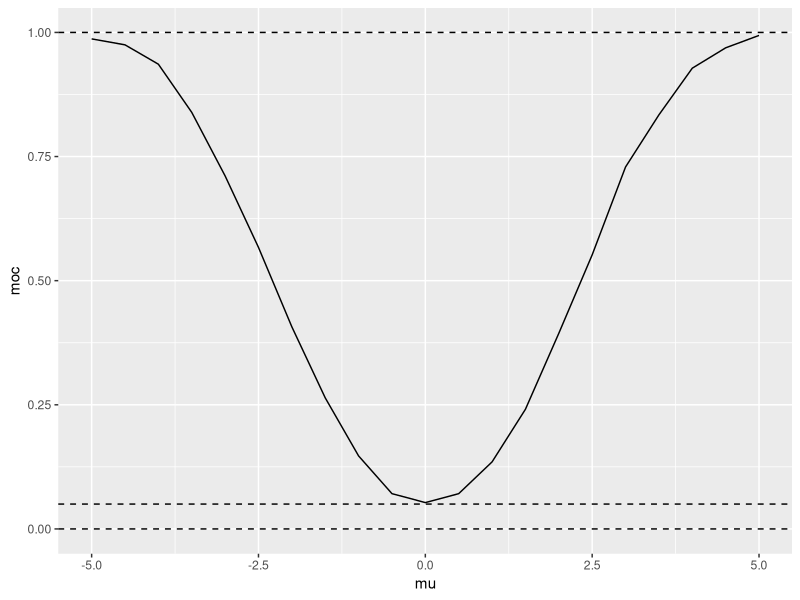
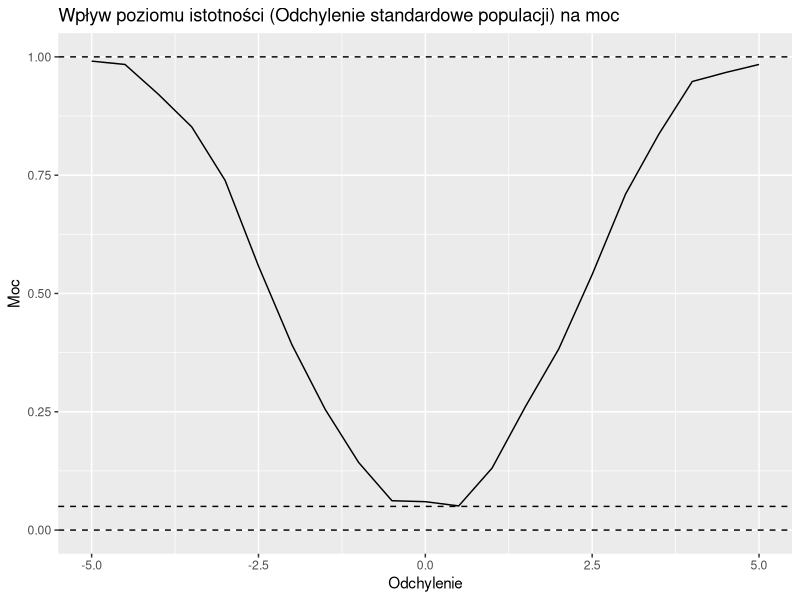
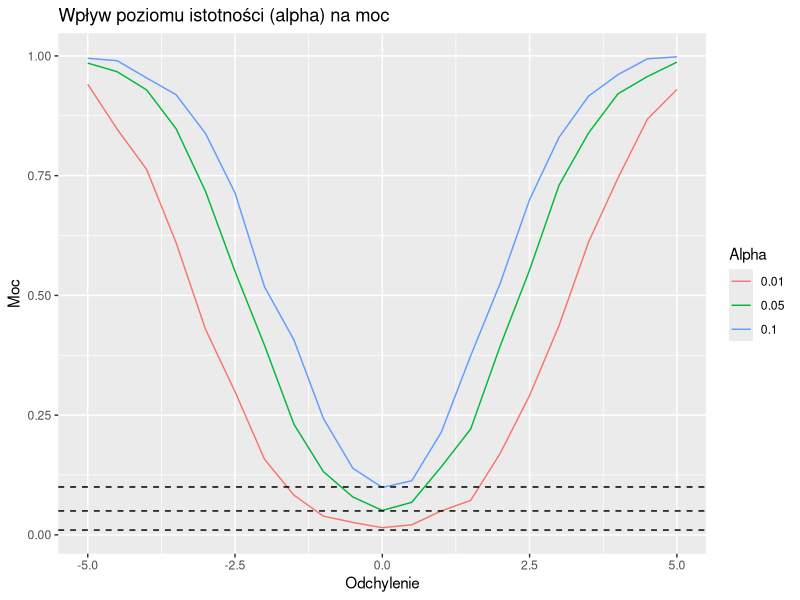
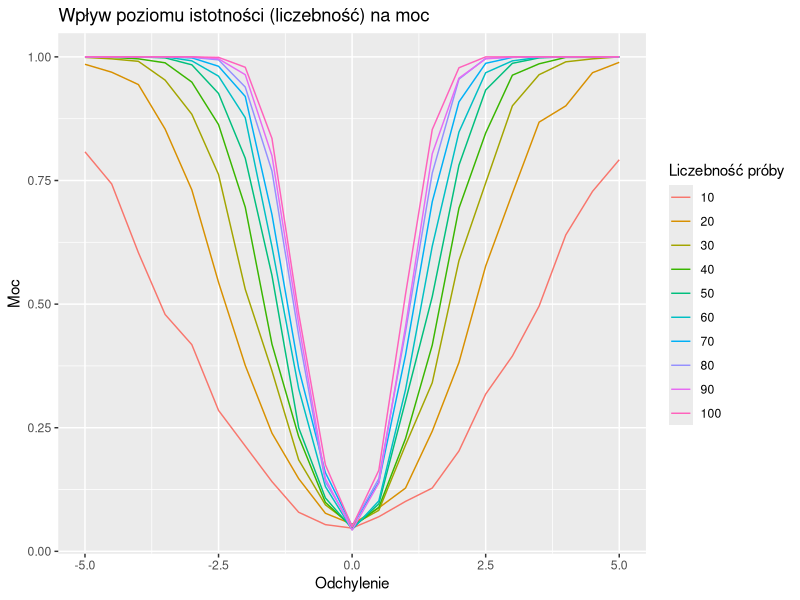
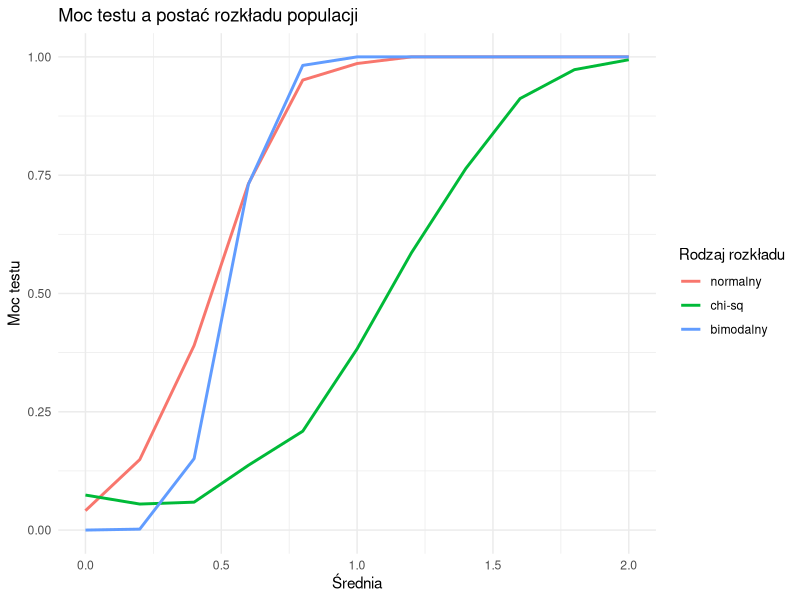
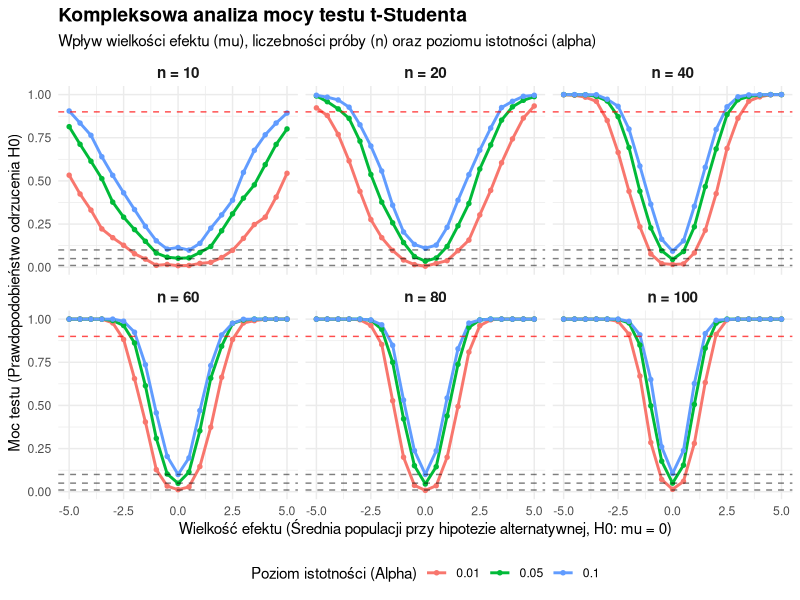

The R script that drew these images, in order:
proba = rnorm(20, 0, 5)
t.test(proba)$p.value < 0.05

# tysiac razy wykonany test
sapply(1:1000, function(i) t.test(rnorm(20, 1, 5))$p.value < 0.05) |> mean()

# 0.139 - bardzo mala szansa wystapienia, slaby wynik to sie nie wydarzy
# w tylu procentach odrzucamy hip zerowa na rzecz hipotezyalternatywnej

moc_fun <- function(mu) {
  sapply(
    1:1000, 
    function(i) t.test(rnorm(20, mu, 5))$p.value < 0.05
    ) |> mean()
}

mu_seq = seq(-5, 5, by=0.5) #ciag liczb od -5 do 5 co pol wartosci

library(ggplot2)

# analiza mocy testu w zaleznosci od wielkosci efektu
data.frame(mu = mu_seq,
           moc = sapply(mu_seq, moc_fun)
) |> ggplot(aes(x=mu, y=moc)) + 
  geom_line() +
  geom_hline(yintercept = c(0, 0.05, 1), lty=2)
  


# =============================================
# Zadanie
# =============================================

library(ggplot2)
set.seed(123)



# 1. Analiza Mocy Testu

m_fun <- function(mu) {
  sapply(
    1:1000, 
    function(i) t.test(rnorm(20, mu, 5))$p.value < 0.05
  ) |> mean()
}

mu_seq = seq(-5, 5, by=0.5) 

df_mu <- data.frame(mu = mu_seq,
                    moc = sapply(mu_seq, m_fun)
) 

df_mu |> ggplot(aes(x=mu, y=moc)) + 
  geom_line() +
  geom_hline(yintercept = c(0, 0.05, 1), lty=2) + 
  labs(title = "Wpływ poziomu istotności (Odchylenie standardowe populacji) na moc", 
       x = "Odchylenie", 
       y = "Moc", 
       color = "Odchylenie")




# 2. Wpływ poziomu istotności (α)

a_fun <- function(a, mu) {
  sapply(
    1:1000, 
    function(i) t.test(rnorm(20, mu, 5), mu=0)$p.value < a
  ) |> mean()
}

a_seq <- c(0.01, 0.05, 0.1)
mu_seq = seq(-5, 5, by=0.5) 

df_a <- expand.grid(mu=mu_seq, a=a_seq)
df_a$a_test <- mapply(a_fun, df_a$a, df_a$mu)

ggplot(df_a, aes(x=mu, y=a_test, color=as.factor(a))) +
  geom_line() +
  geom_hline(yintercept = a_seq, lty=2) +
  labs(title = "Wpływ poziomu istotności (alpha) na moc", 
       x = "Odchylenie", 
       y = "Moc", 
       color = "Alpha")





# 3. Wpływ liczebności próby (n)

n_fun <- function(n, mu) {
  sapply(
    1:1000, 
    function(i) t.test(rnorm(n, mu, 5), mu=0)$p.value < 0.05
  ) |> mean()
}

n_seq = seq(10, 100, by=10)
mu_seq = seq(-5, 5, by=0.5) 

df_n <- expand.grid(mu=mu_seq, n=n_seq)
df_n$n_test <- mapply(n_fun, df_n$n, df_n$mu)

ggplot(df_n, aes(x=mu, y=n_test, color=as.factor(n))) +
  geom_line() +
  labs(title = "Wpływ poziomu istotności (liczebność) na moc", 
       x = "Odchylenie", 
       y = "Moc", 
       color = "Liczebność próby")





# 4. Niespełnienie założeń testu

r_fun <- function(mu, rozklad) {
  sapply(1:1000, function(i) {
    dane <- switch(as.character(rozklad),
                   "normalny"  = rnorm(20, mean = mu, sd = 1),
                   "chi-sq" = rchisq(20, df = 3) - 3 + mu,
                   "bimodalny" = c(rnorm(20/2, -1, 0.5), rnorm(20/2, 1, 0.5)) + mu
    )
    t.test(dane, mu = 0)$p.value < 0.05
  }) |> mean()
}

mu_seq <- seq(0, 2, by = 0.2)
df_r <- expand.grid(mu = mu_seq, type = c("normalny", "chi-sq", "bimodalny"))
df_r$r_test <- mapply(r_fun, df_r$mu, df_r$type)

ggplot(df_r, aes(x=mu, y=r_test, color=type)) + 
  geom_line(linewidth=1) +
  theme_minimal() +
  labs(
    title = "Moc testu a postać rozkładu populacji",
    x = "Średnia",
    y = "Moc testu",
    color = "Rodzaj rozkładu"
  )



# WIZUALIZACJA 

moc_fun <- function(n, mu, alpha) {
  sapply(
    1:1000,
    function(i) t.test(rnorm(n, mu, 5), mu=0)$p.value < alpha
  ) |> mean()
}

# Wielkość efektu
mu_seq <- seq(-5, 5, by=0.5)

# Liczebność próby
n_seq     <- c(10, 20, 40, 60, 80, 100)

# Poziom Istotności
alpha_seq <- c(0.01, 0.05, 0.10)

df_symulacja <- expand.grid(mu = mu_seq, n = n_seq, alpha = alpha_seq)
df_symulacja$moc <- mapply(moc_fun, df_symulacja$n, df_symulacja$mu, df_symulacja$alpha)

df_symulacja$alpha_f <- as.factor(df_symulacja$alpha)
df_symulacja$n_f     <- factor(df_symulacja$n, levels = n_seq, labels = paste("n =", n_seq))

ggplot(df_symulacja, aes(x = mu, y = moc, color = alpha_f, group = alpha_f)) +
  geom_line(linewidth = 1) +
  geom_point(size = 1.2) +
  
  facet_wrap(~ n_f) + 
  geom_hline(yintercept = c(0.01, 0.05, 0.10), lty = 2, alpha = 0.5) +
  geom_hline(yintercept = 0.90, lty = 2, color = "red", alpha = 0.7) +
  
  theme_minimal() +
  labs(
    title = "Kompleksowa analiza mocy testu t-Studenta",
    subtitle = "Wpływ wielkości efektu (mu), liczebności próby (n) oraz poziomu istotności (alpha)",
    x = "Wielkość efektu (Średnia populacji przy hipotezie alternatywnej, H0: mu = 0)",
    y = "Moc testu (Prawdopodobieństwo odrzucenia H0)",
    color = "Poziom istotności (Alpha)"
  ) +
  theme(
    legend.position = "bottom",
    strip.text = element_text(face = "bold", size = 11),
    plot.title = element_text(face = "bold", size = 14)
  )
